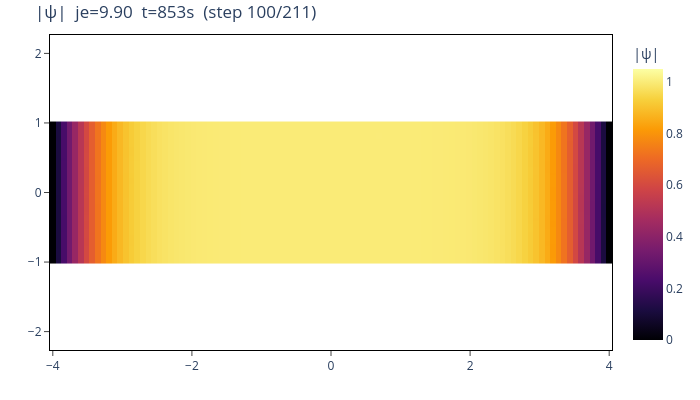

Notebook cell for this chart:
### Code cell
# View a single frame by timing step index (1-based)
step_idx = 100  # change this (1..211)

if step_idx < 1 or step_idx > len(steps):
    print(f'Step must be 1..{len(steps)}')
else:
    Z, info = compute_frame(step_idx - 1)
    fig_single = go.Figure(go.Heatmap(
        x=gx, y=gy, z=Z, colorscale='Inferno',
        zmin=0, zmax=1.05, showscale=True,
        colorbar=dict(title='|ψ|'),
    ))
    fig_single.update_layout(
        title=f'|ψ|  je={info["je"]:.2f}  t={info["time"]:.0f}s  '
              f'(step {info["step"]}/{len(steps)})',
        xaxis=dict(showline=True, linewidth=1, linecolor='black',
                   mirror=True, ticks='outside'),
        yaxis=dict(scaleanchor='x', scaleratio=1, showline=True,
                   linewidth=1, linecolor='black', mirror=True, ticks='outside'),
        margin=dict(l=50, r=10, t=35, b=50),
        height=400, width=700, plot_bgcolor='white',
        shapes=electrode_shapes,
    )
    fig_single.show()

### Figure 1 — Plotly figure (JSON) as saved in the notebook; plotly's stock layout.template omitted (floating-point values rounded to 4 significant figures; data arrays with more than 128 entries replaced by an {"elided": "..."} marker saying what was removed)
{"data": [{"colorbar": {"title": {"text": "|ψ|"}}, "colorscale": [[0, "#000004"], [0.1111, "#1b0c41"], [0.2222, "#4a0c6b"], [0.3333, "#781c6d"], [0.4444, "#a52c60"], [0.5556, "#cf4446"], [0.6667, "#ed6925"], [0.7778, "#fb9b06"], [0.8889, "#f7d13d"], [1, "#fcffa4"]], "showscale": true, "type": "heatmap", "x": [-4.0, -3.919, -3.838, -3.758, -3.677, -3.596, -3.515, -3.434, -3.354, -3.273, -3.192, -3.111, -3.03, -2.949, -2.869, -2.788, -2.707, -2.626, -2.545, -2.465, -2.384, -2.303, -2.222, -2.141, -2.061, -1.98, -1.899, -1.818, -1.737, -1.657, -1.576, -1.495, -1.414, -1.333, -1.253, -1.172, -1.091, -1.01, -0.9293, -0.8485, -0.7677, -0.6869, -0.6061, -0.5253, -0.4444, -0.3636, -0.2828, -0.202, -0.1212, -0.0404, 0.0404, 0.1212, 0.202, 0.2828, 0.3636, 0.4444, 0.5253, 0.6061, 0.6869, 0.7677, 0.8485, 0.9293, 1.01, 1.091, 1.172, 1.253, 1.333, 1.414, 1.495, 1.576, 1.657, 1.737, 1.818, 1.899, 1.98, 2.061, 2.141, 2.222, 2.303, 2.384, 2.465, 2.545, 2.626, 2.707, 2.788, 2.869, 2.949, 3.03, 3.111, 3.192, 3.273, 3.354, 3.434, 3.515, 3.596, 3.677, 3.758, 3.838, 3.919, 4.0], "y": [-1.0, -0.9592, -0.9184, -0.8776, -0.8367, -0.7959, -0.7551, -0.7143, -0.6735, -0.6327, -0.5918, -0.551, -0.5102, -0.4694, -0.4286, -0.3878, -0.3469, -0.3061, -0.2653, -0.2245, -0.1837, -0.1429, -0.102, -0.06122, -0.02041, 0.02041, 0.06122, 0.102, 0.1429, 0.1837, 0.2245, 0.2653, 0.3061, 0.3469, 0.3878, 0.4286, 0.4694, 0.5102, 0.551, 0.5918, 0.6327, 0.6735, 0.7143, 0.7551, 0.7959, 0.8367, 0.8776, 0.9184, 0.9592, 1.0], "z": {"elided": "50x100 float values"}, "zmax": 1.05, "zmin": 0}], "layout": {"height": 400, "margin": {"b": 50, "l": 50, "r": 10, "t": 35}, "plot_bgcolor": "white", "title": {"text": "|ψ|  je=9.90  t=853s  (step 100/211)"}, "width": 700, "xaxis": {"linecolor": "black", "linewidth": 1, "mirror": true, "showline": true, "ticks": "outside"}, "yaxis": {"linecolor": "black", "linewidth": 1, "mirror": true, "scaleanchor": "x", "scaleratio": 1, "showline": true, "ticks": "outside"}}}
